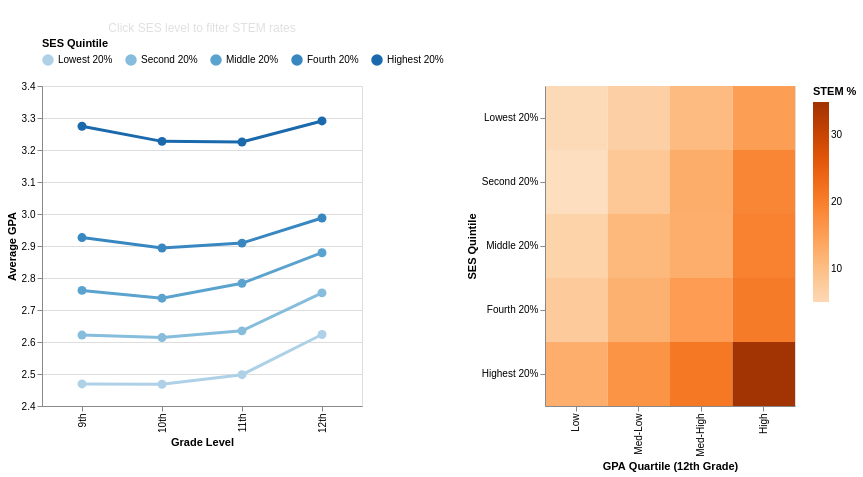

Notebook cell for this chart:
### Markdown cell above
## Viz 6: Socioeconomic Pathways to STEM Majors

**Left**: Line chart showing GPA trajectory by SES quintile (9th-12th grade)  
**Right**: Heatmap showing STEM rate by SES quintile and GPA quartile

### Code cell
hsls_v6 = hsls_df[(hsls_df["X1SESQ5"].notna()) &
                   (hsls_df["X3TGPA9TH"].notna()) &
                   (hsls_df["X3TGPA12TH"].notna()) &
                   (hsls_df["X4RFDGMJSTEM"].notna())].copy()
hsls_v6 = hsls_v6[(hsls_v6["X1SESQ5"] > 0) & (hsls_v6["X3TGPA9TH"] > 0) & (hsls_v6["X3TGPA12TH"] > 0)]

ses_labels = {1: "Lowest 20%", 2: "Second 20%", 3: "Middle 20%", 4: "Fourth 20%", 5: "Highest 20%"}
hsls_v6["SES_Quintile"] = hsls_v6["X1SESQ5"].map(ses_labels)
hsls_v6["STEM_Major"] = hsls_v6["X4RFDGMJSTEM"] == 1

gpa_cols = {"X3TGPA9TH": "9th", "X3TGPA10TH": "10th", "X3TGPA11TH": "11th", "X3TGPA12TH": "12th"}
gpa_rows = []
for col, grade in gpa_cols.items():
    if col in hsls_v6.columns:
        for ses in ["Lowest 20%", "Second 20%", "Middle 20%", "Fourth 20%", "Highest 20%"]:
            subset = hsls_v6[(hsls_v6["SES_Quintile"] == ses) & (hsls_v6[col] > 0)]
            if len(subset) > 0:
                gpa_rows.append({"Grade": grade, "SES_Quintile": ses, "GPA": subset[col].mean(), "Count": len(subset)})
gpa_df = pd.DataFrame(gpa_rows)

hsls_v6["GPA_Quartile"] = pd.qcut(hsls_v6["X3TGPA12TH"], 4, labels = ["Low", "Med-Low", "Med-High", "High"])

stem_ses_gpa = hsls_v6.groupby(["SES_Quintile", "GPA_Quartile"]).agg(
    STEM_Rate = ("STEM_Major", "mean"),
    Count = ("STEM_Major", "count")
).reset_index()
stem_ses_gpa["STEM_Rate"] = stem_ses_gpa["STEM_Rate"] * 100

ses_order = ["Lowest 20%", "Second 20%", "Middle 20%", "Fourth 20%", "Highest 20%"]
grade_order = ["9th", "10th", "11th", "12th"]
gpa_order = ["Low", "Med-Low", "Med-High", "High"]
ses_select = alt.selection_point(fields = ["SES_Quintile"], name = "ses_select")

left_chart = alt.Chart(gpa_df).mark_line(
    point = {"filled": True, "size": 80}, strokeWidth = 3, cursor = "pointer"
).encode(
    x = alt.X("Grade:N", title = "Grade Level", sort = grade_order),
    y = alt.Y("GPA:Q", title = "Average GPA", scale = alt.Scale(domain = [2.4, 3.4])),
    color = alt.Color("SES_Quintile:N",
                    scale = alt.Scale(domain = ses_order, scheme = "blues"),
                    legend = alt.Legend(title = "SES Quintile", orient = "top")),
    opacity = alt.condition(ses_select, alt.value(1), alt.value(0.3)),
    tooltip = ["SES_Quintile:N", "Grade:N",
             alt.Tooltip("GPA:Q", format = ".2f"),
             alt.Tooltip("Count:Q", format = ",d", title = "Students")]
).add_params(ses_select).properties(
    name = "view_1",
    title = {"text": "GPA Trajectory by SES", "subtitle": "Click SES level to filter STEM rates",
           "color": "#FFFFFF", "fontSize": 14, "subtitleColor": "#E0E0E0"},
    width = 320, height = 320
)

right_chart = alt.Chart(stem_ses_gpa).mark_rect().encode(
    x = alt.X("GPA_Quartile:N", title = "GPA Quartile (12th Grade)", sort = gpa_order),
    y = alt.Y("SES_Quintile:N", title = "SES Quintile", sort = ses_order),
    color = alt.Color("STEM_Rate:Q",
                    scale = alt.Scale(scheme = "oranges", domain = [5, 35]),
                    legend = alt.Legend(title = "STEM %")),
    tooltip = ["SES_Quintile:N", "GPA_Quartile:N",
             alt.Tooltip("STEM_Rate:Q", format = ".1f", title = "STEM Rate (%)"),
             alt.Tooltip("Count:Q", format = ",d", title = "Students")]
).transform_filter(ses_select).properties(
    title = {"text": "STEM Rate by SES x GPA", "color": "#FFFFFF", "fontSize": 14},
    width = 250, height = 320
)

viz6 = alt.hconcat(left_chart, right_chart).resolve_scale(color = "independent")
save_chart(viz6, "hsls_gpa_ses_trajectory.json")
viz6

### Figure 1 — Vega-Lite specification as saved in the notebook (floating-point values rounded to 4 significant figures)
{"config": {"view": {"continuousWidth": 300, "continuousHeight": 300}}, "hconcat": [{"data": {"name": "data-6030746dc64f96c55621ab6ca0bd4289"}, "mark": {"type": "line", "cursor": "pointer", "point": {"filled": true, "size": 80}, "strokeWidth": 3}, "encoding": {"color": {"field": "SES_Quintile", "legend": {"orient": "top", "title": "SES Quintile"}, "scale": {"domain": ["Lowest 20%", "Second 20%", "Middle 20%", "Fourth 20%", "Highest 20%"], "scheme": "blues"}, "type": "nominal"}, "opacity": {"condition": {"param": "ses_select", "value": 1}, "value": 0.3}, "tooltip": [{"field": "SES_Quintile", "type": "nominal"}, {"field": "Grade", "type": "nominal"}, {"field": "GPA", "format": ".2f", "type": "quantitative"}, {"field": "Count", "format": ",d", "title": "Students", "type": "quantitative"}], "x": {"field": "Grade", "sort": ["9th", "10th", "11th", "12th"], "title": "Grade Level", "type": "nominal"}, "y": {"field": "GPA", "scale": {"domain": [2.4, 3.4]}, "title": "Average GPA", "type": "quantitative"}}, "height": 320, "name": "view_1", "title": {"text": "GPA Trajectory by SES", "subtitle": "Click SES level to filter STEM rates", "color": "#FFFFFF", "fontSize": 14, "subtitleColor": "#E0E0E0"}, "width": 320}, {"data": {"name": "data-708ed5db3e3fd7ab397f39f2e19561d7"}, "mark": {"type": "rect"}, "encoding": {"color": {"field": "STEM_Rate", "legend": {"title": "STEM %"}, "scale": {"domain": [5, 35], "scheme": "oranges"}, "type": "quantitative"}, "tooltip": [{"field": "SES_Quintile", "type": "nominal"}, {"field": "GPA_Quartile", "type": "nominal"}, {"field": "STEM_Rate", "format": ".1f", "title": "STEM Rate (%)", "type": "quantitative"}, {"field": "Count", "format": ",d", "title": "Students", "type": "quantitative"}], "x": {"field": "GPA_Quartile", "sort": ["Low", "Med-Low", "Med-High", "High"], "title": "GPA Quartile (12th Grade)", "type": "nominal"}, "y": {"field": "SES_Quintile", "sort": ["Lowest 20%", "Second 20%", "Middle 20%", "Fourth 20%", "Highest 20%"], "title": "SES Quintile", "type": "nominal"}}, "height": 320, "title": {"text": "STEM Rate by SES x GPA", "color": "#FFFFFF", "fontSize": 14}, "transform": [{"filter": {"param": "ses_select"}}], "width": 250}], "params": [{"name": "ses_select", "select": {"type": "point", "fields": ["SES_Quintile"]}, "views": ["view_1"]}], "resolve": {"scale": {"color": "independent"}}, "$schema": "https://vega.github.io/schema/vega-lite/v5.20.1.json", "datasets": {"data-6030746dc64f96c55621ab6ca0bd4289": [{"Grade": "9th", "SES_Quintile": "Lowest 20%", "GPA": 2.469, "Count": 2271}, {"Grade": "9th", "SES_Quintile": "Second 20%", "GPA": 2.622, "Count": 2678}, {"Grade": "9th", "SES_Quintile": "Middle 20%", "GPA": 2.761, "Count": 3207}, {"Grade": "9th", "SES_Quintile": "Fourth 20%", "GPA": 2.926, "Count": 3622}, {"Grade": "9th", "SES_Quintile": "Highest 20%", "GPA": 3.274, "Count": 4688}, {"Grade": "10th", "SES_Quintile": "Lowest 20%", "GPA": 2.468, "Count": 2231}, {"Grade": "10th", "SES_Quintile": "Second 20%", "GPA": 2.614, "Count": 2639}, {"Grade": "10th", "SES_Quintile": "Middle 20%", "GPA": 2.737, "Count": 3170}, {"Grade": "10th", "SES_Quintile": "Fourth 20%", "GPA": 2.894, "Count": 3590}, {"Grade": "10th", "SES_Quintile": "Highest 20%", "GPA": 3.227, "Count": 4657}, {"Grade": "11th", "SES_Quintile": "Lowest 20%", "GPA": 2.498, "Count": 2208}, {"Grade": "11th", "SES_Quintile": "Second 20%", "GPA": 2.635, "Count": 2620}, {"Grade": "11th", "SES_Quintile": "Middle 20%", "GPA": 2.783, "Count": 3146}, {"Grade": "11th", "SES_Quintile": "Fourth 20%", "GPA": 2.909, "Count": 3574}, {"Grade": "11th", "SES_Quintile": "Highest 20%", "GPA": 3.225, "Count": 4647}, {"Grade": "12th", "SES_Quintile": "Lowest 20%", "GPA": 2.624, "Count": 2271}, {"Grade": "12th", "SES_Quintile": "Second 20%", "GPA": 2.753, "Count": 2678}, {"Grade": "12th", "SES_Quintile": "Middle 20%", "GPA": 2.879, "Count": 3207}, {"Grade": "12th", "SES_Quintile": "Fourth 20%", "GPA": 2.988, "Count": 3622}, {"Grade": "12th", "SES_Quintile": "Highest 20%", "GPA": 3.291, "Count": 4688}], "data-708ed5db3e3fd7ab397f39f2e19561d7": [{"SES_Quintile": "Fourth 20%", "GPA_Quartile": "Low", "STEM_Rate": 7.621, "Count": 1194}, {"SES_Quintile": "Fourth 20%", "GPA_Quartile": "Med-Low", "STEM_Rate": 12.07, "Count": 928}, {"SES_Quintile": "Fourth 20%", "GPA_Quartile": "Med-High", "STEM_Rate": 15.35, "Count": 990}, {"SES_Quintile": "Fourth 20%", "GPA_Quartile": "High", "STEM_Rate": 20.59, "Count": 510}, {"SES_Quintile": "Highest 20%", "GPA_Quartile": "Low", "STEM_Rate": 12.52, "Count": 815}, {"SES_Quintile": "Highest 20%", "GPA_Quartile": "Med-Low", "STEM_Rate": 16.75, "Count": 1033}, {"SES_Quintile": "Highest 20%", "GPA_Quartile": "Med-High", "STEM_Rate": 21.03, "Count": 1674}, {"SES_Quintile": "Highest 20%", "GPA_Quartile": "High", "STEM_Rate": 34.65, "Count": 1166}, {"SES_Quintile": "Lowest 20%", "GPA_Quartile": "Low", "STEM_Rate": 4.596, "Count": 1175}, {"SES_Quintile": "Lowest 20%", "GPA_Quartile": "Med-Low", "STEM_Rate": 6.718, "Count": 521}, {"SES_Quintile": "Lowest 20%", "GPA_Quartile": "Med-High", "STEM_Rate": 10.41, "Count": 442}, {"SES_Quintile": "Lowest 20%", "GPA_Quartile": "High", "STEM_Rate": 15.04, "Count": 133}, {"SES_Quintile": "Middle 20%", "GPA_Quartile": "Low", "STEM_Rate": 5.97, "Count": 1273}, {"SES_Quintile": "Middle 20%", "GPA_Quartile": "Med-Low", "STEM_Rate": 10.98, "Count": 765}, {"SES_Quintile": "Middle 20%", "GPA_Quartile": "Med-High", "STEM_Rate": 12.55, "Count": 805}, {"SES_Quintile": "Middle 20%", "GPA_Quartile": "High", "STEM_Rate": 19.51, "Count": 364}, {"SES_Quintile": "Second 20%", "GPA_Quartile": "Low", "STEM_Rate": 3.661, "Count": 1202}, {"SES_Quintile": "Second 20%", "GPA_Quartile": "Med-Low", "STEM_Rate": 8.217, "Count": 645}, {"SES_Quintile": "Second 20%", "GPA_Quartile": "Med-High", "STEM_Rate": 12.74, "Count": 620}, {"SES_Quintile": "Second 20%", "GPA_Quartile": "High", "STEM_Rate": 18.96, "Count": 211}]}}
